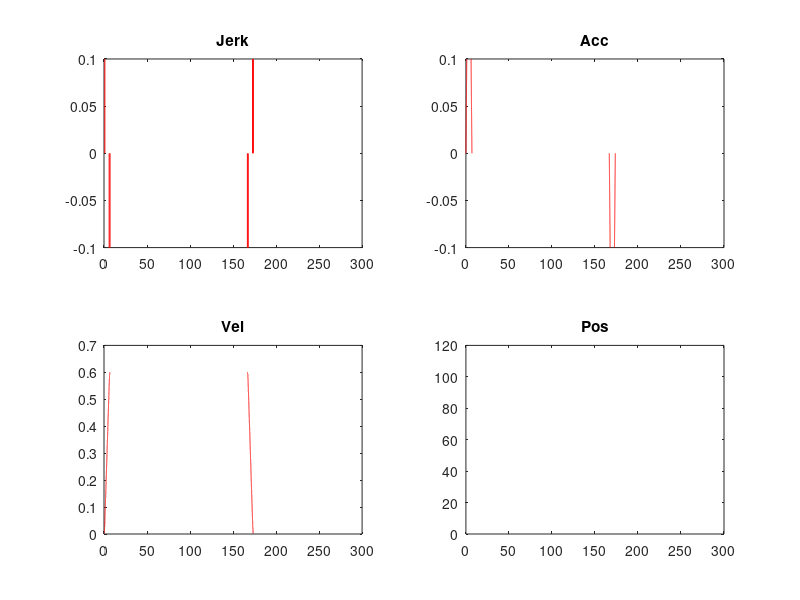

The MATLAB script that drew this image:
clear all;
close all;

dt = 0.001;
tf = 300;
t = 0:dt:tf;

N = length(t);

% Unit: m/s
j_max = 0.1;
a_max = 0.1;
v_max = 0.6;

j = zeros(1,length(t));
a = zeros(1,length(t));
v = zeros(1,length(t));
p = zeros(1,length(t));
r = zeros(2,length(t));
psi = zeros(1,length(t));

j_sum = zeros(1,length(t));
a_sum = zeros(1,length(t));
v_sum = zeros(1,length(t));
p_sum = zeros(1,length(t));


t01 = a_max/j_max;
t02 = v_max/a_max - t01;

t1 = t01;
t2 = t01+t02;
t3 = t2+t01;

t_vel_max = 2*t01 + t02;
p_t3 = j_max/2*t01^2+(j_max*t01*t02+1/2*j_max*t01^2)*t01+j_max*t01/2*(t01+t02)*t02;


goal_distance = 100;


t_stop_start = t3 + (goal_distance - 2*p_t3)/v_max;
t4 = t_stop_start +t01;
t5 = t4+t02;
t6 = t5+t01;

for i = 1:N-1
    
    if t(i)>=0 && t(i)<t1
        j(i) = j_max;
        a(i) = j_max*t(i);
        v(i) = 1/2*j_max*t(i)^2;
        p(i) = 1/6*j_max*t(i)^3;
        v_t1 = 1/2*j_max*t1^2;
        p_t1 = 1/6*j_max*t1^3;
        
        
        psi(i) = 0;
        r(1,i+1) = r(1,i)+v(i)*cos(psi(i))*dt;
        r(2,i+1) = r(2,i)+v(i)*sin(psi(i))*dt;
        
        j_sum(i) = j_max;
        a_sum(i+1) = a_sum(i) + j_sum(i)*dt;
        v_sum(i+1) = v_sum(i) + a_sum(i)*dt;
        p_sum(i+1) = p_sum(i) + v_sum(i)*dt;
        
    elseif t(i)>=t1 && t(i)<t2
        j(i) = 0;
        a(i) = a_max;
        v(i) = a_max*(t(i)-t1) + v_t1;
        p(i) = a_max/2*(t(i)-t1)^2 + v_t1*(t(i)-t1) + p_t1;
        
        v_t2 = a_max*(t2-t1) + v_t1;
        p_t2 = a_max/2*(t2-t1)^2 + v_t1*(t2-t1) + p_t1;
        
        psi(i) = 0;
        r(1,i+1) = r(1,i)+v(i)*cos(psi(i))*dt;
        r(2,i+1) = r(2,i)+v(i)*sin(psi(i))*dt;
        
        j_sum(i) = 0;
        a_sum(i+1) = a_sum(i) + j_sum(i)*dt;
        v_sum(i+1) = v_sum(i) + a_sum(i)*dt;
        p_sum(i+1) = p_sum(i) + v_sum(i)*dt;
        
    elseif t(i)>=t2 && t(i) <= t3
        j(i) = -j_max;
        a(i) = -j_max*(t(i)-t2) + a_max;
        v(i) = -j_max/2*(t(i)-t2)^2 + a_max*(t(i)-t2) + v_t2;
        p(i) = -j_max/6*(t(i)-t2)^3 + a_max*(t(i)-t2)^2 + v_t2*(t(i)-t2) + p_t2;
        
        v_t3 = -j_max/2*(t3-t2)^2 + a_max*(t3-t2) + v_t2;
        p_t3 = -j_max/6*(t3-t2)^3 + a_max*(t3-t2)^2 + v_t2*(t3-t2) + p_t2;
        
        psi(i) = 0;
        r(1,i+1) = r(1,i)+v(i)*cos(psi(i))*dt;
        r(2,i+1) = r(2,i)+v(i)*sin(psi(i))*dt;
        
        j_sum(i) = -j_max;
        a_sum(i+1) = a_sum(i) + j_sum(i)*dt;
        v_sum(i+1) = v_sum(i) + a_sum(i)*dt;
        p_sum(i+1) = p_sum(i) + v_sum(i)*dt;
        
    elseif t(i) > t3
        j(i) = 0;
        a(i) = 0;
        v(i) = v_max;
        p(i) = p_t3+v_max*(t(i)-t3);
        
        p_vel = p_t3+v_max*(t_stop_start-t3);
        
        alpha = pi/2/50;
        psi(i) = alpha*(t(i)-t3);
        if psi(i) >= pi
            psi(i) = pi;
        end
        r(1,i+1) = r(1,i)+v(i)*cos(psi(i))*dt;
        r(2,i+1) = r(2,i)+v(i)*sin(psi(i))*dt;
        
        r(1,i) = v(i)/alpha*sin(psi(i))+p_t3;
        r(2,i) = -v(i)/alpha*(cos(psi(i))-1);
        
        j_sum(i) = 0;
        a_sum(i+1) = a_sum(i) + j_sum(i)*dt;
        v_sum(i+1) = v_sum(i) + a_sum(i)*dt;
        p_sum(i+1) = p_sum(i) + v_sum(i)*dt;
    end
    
    
    if t(i) >= t_stop_start && t(i) < t4
        j(i) = -j_max;
        a(i) = -j_max*(t(i)-t_stop_start);
        v(i) = v_max - 1/2*j_max*(t(i)-t_stop_start)^2;
        p(i) = p_vel + v_max*(t(i)-t_stop_start) - 1/6*j_max*(t(i)-t_stop_start)^3;
        
        v_t4 = v_max - 1/2*j_max*(t4-t_stop_start)^2;
        p_t4 = p_vel + v_max*t01 - 1/6*j_max*t01^3;
        
    elseif t(i) >= t4 && t(i) <= t5
        j(i) = 0;
        a(i) = -a_max;
        v(i) = -a_max*(t(i)-t4) + v_t4;
        p(i) = -a_max/2*(t(i)-t4)^2 + v_t4*(t(i)-t4) + p_t4;
        
        v_t5 = -a_max*(t5-t4) + v_t4;
        p_t5 = -a_max/2*(t5-t4)^2 + v_t4*(t5-t4) + p_t4;
        
    elseif t(i) >= t5 && t(i) <= t6
        j(i) = j_max;
        a(i) = j_max*(t(i)-t5) - a_max;
        v(i) = j_max/2*(t(i)-t5)^2 - a_max*(t(i)-t5) + v_t5;
        p(i) = j_max/6*(t(i)-t5)^3 - a_max/2*(t(i)-t5)^2 + v_t5*(t(i)-t5) + p_t5;
        
        p_t6 = j_max/6*(t6-t5)^3 - a_max/2*(t6-t5)^2 + v_t5*(t6-t5) + p_t5;
    elseif t(i) > t6
        j(i) = 0;
        a(i) = 0;
        v(i) = 0;
        p(i) = p_t6;
    end
end

v(end) = v(N-1);
p(end) = p(N-1);



figure(1)
subplot(2,2,1)
plot(t,j,'r');
hold on;
title('Jerk')

subplot(2,2,2)
plot(t,a,'r');
hold on;
title('Acc')

subplot(2,2,3)
plot(t,v,'r');
hold on;
title('Vel')

subplot(2,2,4)
plot(t,p,'r');
hold on;
title('Pos')
 
% figure(2)
% plot(r(1,:),r(2,:))
% 
% figure(3)
% subplot(2,2,1)
% plot(t,r(1,:))
% subplot(2,2,2)
% plot(t,r(2,:))
% subplot(2,2,3)
% plot(t,psi)